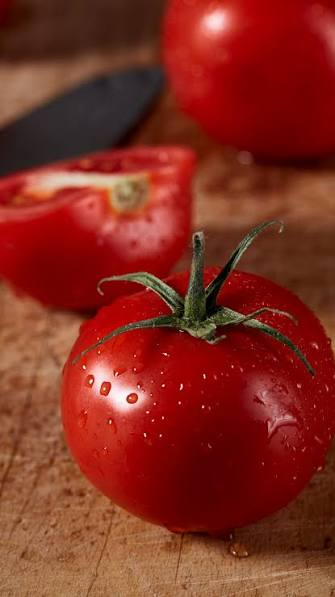
#> input picture avni/tomato.jpg, 335 x 597 px
$ python 4.4.py
#> lines starting #> are read from the running program, lines starting #| are printed output that depends on the picture
import cv2
import matplotlib.pyplot as plt
import numpy as np
image = cv2.imread('tomato.jpg')
#> image is the input picture: shape (597, 335, 3); mean B, G, R 32.2, 45.5, 131.2
kernel = np.array([[0, -1, 0], [-1, 5, -1], [0, -1, 0]])
sharpened_image = cv2.filter2D(image, -1, kernel)
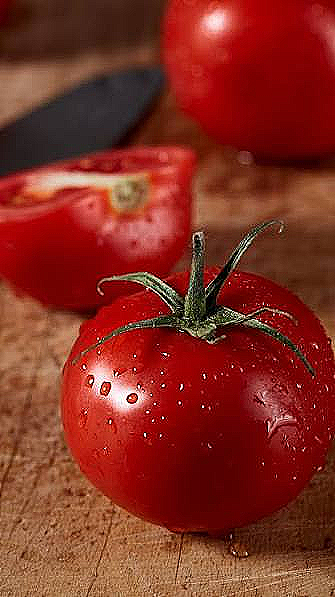
#> sharpened_image: shape (597, 335, 3); mean B, G, R 33.3, 46.3, 131.1
cv2.imwrite('Laplacian sharpened_image.jpg', sharpened_image)
plt.subplot(1, 2, 2)
plt.title("Laplacian Sharpening")
plt.imshow(sharpened_image)
plt.show()

$ run again, with avni/Animals.jpg copied over avni/tomato.jpg
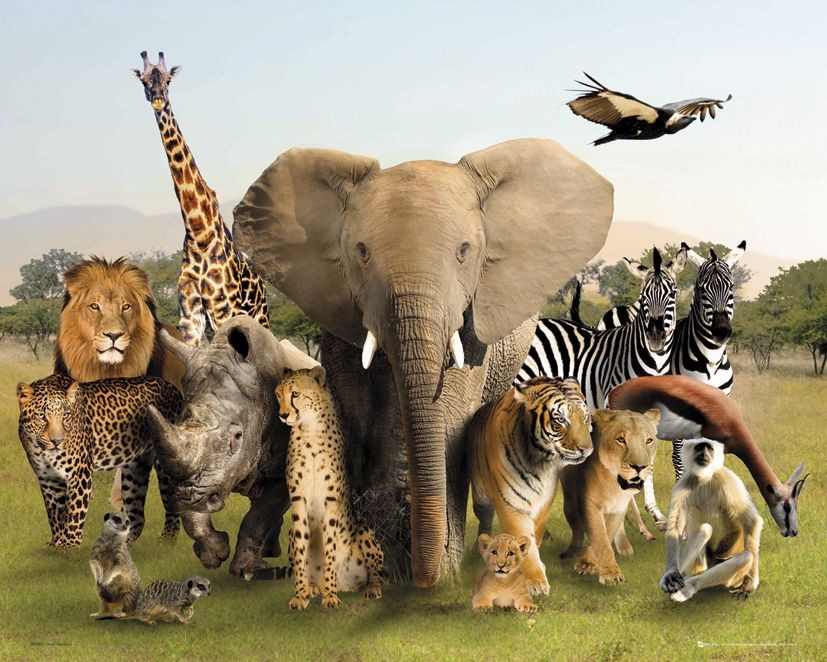
#> input picture avni/Animals.jpg, 827 x 662 px
#> image is the input picture: shape (662, 827, 3); mean B, G, R 122.9, 148.8, 159.6
#> `sharpened_image = cv2.filter2D(image, -1, kernel)`:
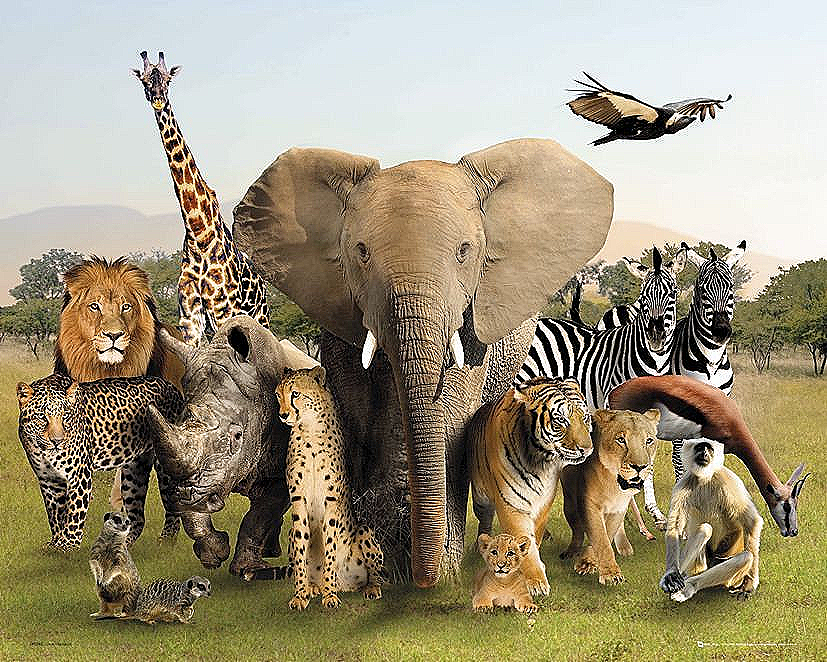
#> sharpened_image: shape (662, 827, 3); mean B, G, R 125.5, 150, 159.5

$ run again, with avni/avni.jpg copied over avni/tomato.jpg
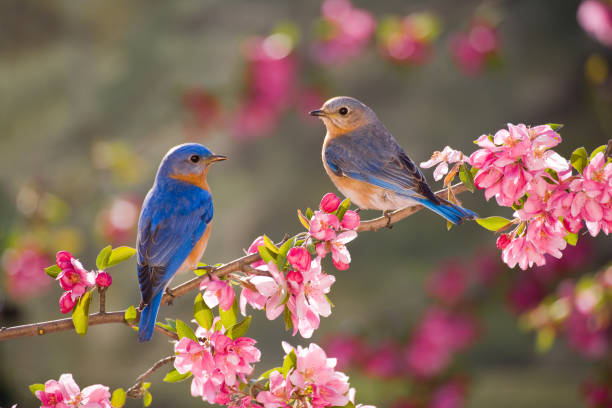
#> input picture avni/avni.jpg, 612 x 408 px
#> image is the input picture: shape (408, 612, 3); mean B, G, R 94.3, 105.5, 134.4
#> `sharpened_image = cv2.filter2D(image, -1, kernel)`:
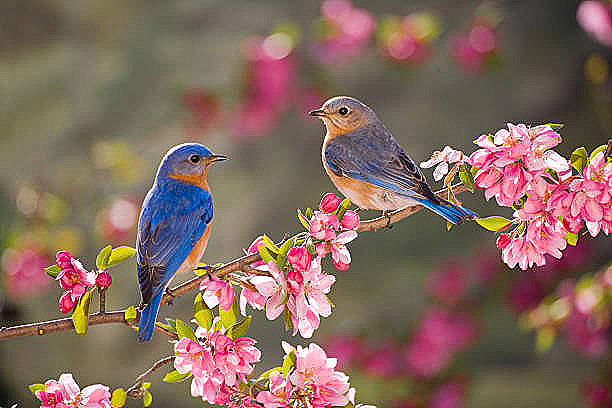
#> sharpened_image: shape (408, 612, 3); mean B, G, R 94.4, 105.2, 132.6
